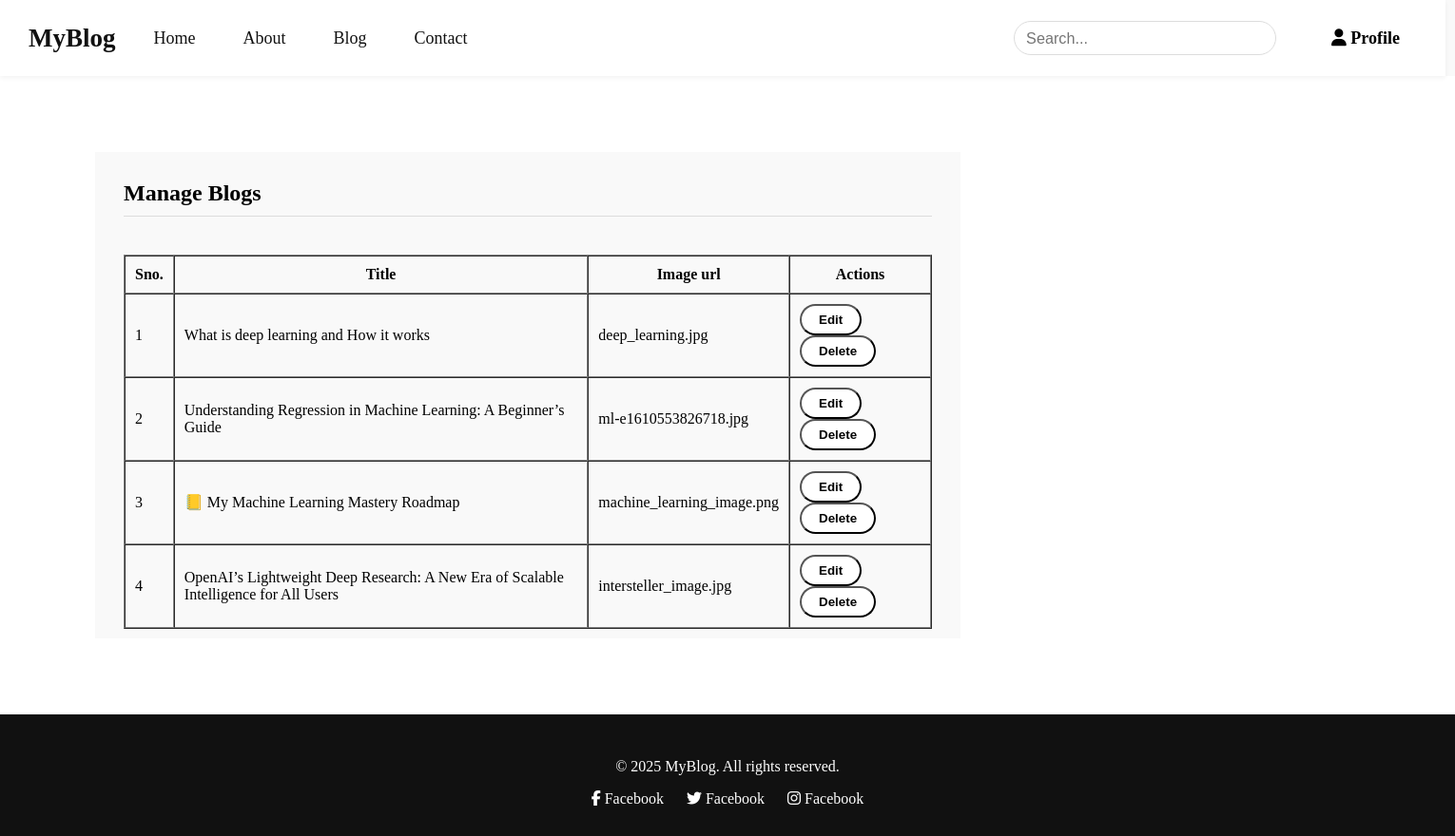
/blog_detail_page, run on the app's committed database.
### run.py (models this page shows)
class Blog(db.Model):
    id = db.Column(db.Integer, primary_key=True)
    title = db.Column(db.String(200), nullable=False)
    content = db.Column(db.Text, nullable=False)
    image = db.Column(db.String)
    date_posted = db.Column(db.DateTime, default=datetime.utcnow)

### run.py (the view)
@app.route('/blog_detail_page')
def blog_detail_page():
    blogs = Blog.query.all()
    return render_template('blog_detail_page.html', blogs = blogs)

### templates/blog_detail_page.html (shortened to what this page needs)
{% extends "base.html" %}
{% block content %}
    <div class="card">
      <h2>Manage Blogs</h2>
      <table border="1" width="100%" cellspacing="0" cellpadding="10">
        <tr>
          <th>Sno.</th>
          <th>Title</th>
          <th>Image url</th>
          <th>Actions</th>
        </tr>
        {% for blog in blogs %}
        <tr>
          <td>{{ loop.index }}</td>
          <td>{{blog.title}}</td>
          <td>{{blog.image}}</td>
          <td>
            <a href="/edit_blog/{{blog.id}}"><input type="button" class="btn btn-danger" value="Edit"></a>
            <a href="/delete_blog/{{blog.id}}"><input type="button" class="btn btn-danger" value="Delete"></a>
          </td>
        </tr>
        {% endfor %}
      </table>
    </div>
{% endblock %}

### templates/base.html (shortened to what this page needs)
<!DOCTYPE html>
<html lang="en">
<head>
    <link href="https://cdnjs.cloudflare.com/ajax/libs/font-awesome/6.5.0/css/all.min.css" rel="stylesheet">
    <link rel="stylesheet" href="{{ url_for('static', filename='style.css') }}">
</head>
<body class="{% block body_class %}{% endblock %}">
    <header>
        <nav class="navbar">
            <div class="nav-left">
                <a href="/" class="logo">MyBlog</a>
                <ul class="nav-links">
                    <li><a href="/">Home</a></li>
                    <li><a href="/about">About</a></li>
                    <li><a href="/blog_page">Blog</a></li>
                    <li><a href="/contact">Contact</a></li>
                </ul>
            </div>
            <div class="nav-right">
                <input type="text" placeholder="Search..." class="search-bar">
                <a href="/profile" class="btn"><i class="fa-solid fa-user"></i> Profile</a>
            </div>
        </nav>
    </header>
    <main>
        {% block content %}
        {% endblock %}
    </main>
    <footer>
        <div class="footer-container">
            <p>&copy; 2025 MyBlog. All rights reserved.</p>
            <div class="socials">
                <a class="footer_social_icons" href="#"><i class="fab fa-facebook-f"></i> Facebook</a>
                <a class="footer_social_icons" href="#"><i class="fab fa-twitter"></i> Facebook</a>
                <a class="footer_social_icons" href="#"><i class="fab fa-instagram"></i> Facebook</a>
            </div>
        </div>
    </footer>
</body>
</html>

### static/style.css (style rules this page uses)
body, html { height: 100%; margin: 0; padding: 0; font-family:'Times New Roman', Times, serif; background-color: #f9f9f9; display: flex; flex-direction: column; }
main { flex: 1; background-color: white; }
.navbar { display: flex; justify-content: space-between; align-items: center; background-color: white; padding: 15px 30px; box-shadow: 0 2px 5px rgba(0,0,0,0.05); position: sticky; top: 0; z-index: 100; height: 50px; width: 1460px; font-family:'Times New Roman', Times, serif; font-size: large; }
.nav-left { display: flex; align-items: center; }
.logo { font-weight: 700; font-size: 1.5em; color: #111; text-decoration: none; margin-right: 40px; }
.nav-links { list-style: none; display: flex; gap: 50px; margin: 0; padding: 0; }
.nav-links li a { position: relative; text-decoration: none; color: #111; font-weight: 500; padding-bottom: 5px; }
.nav-links li a::after { content: ""; position: absolute; left: 0; bottom: 0; width: 100%; background-color: black; height: 2px; transform: scaleX(0); transform-origin: center; transition: transform 0.3s ease-in-out; border-radius: 2px; }
.nav-right { display: flex; align-items: center; gap: 20px; }
.search-bar { padding: 7px 12px; border: 1px solid #ddd; width: 250px; height: 20px; border-radius: 20px; font-size: 0.9em; outline: none; transition: all 0.3s; margin-right: 20px; }
.btn { padding: 7px 18px; border-radius: 20px; text-decoration: none; font-weight: 600; color: black; background-color: white; transition: all 0.3s; }
main { padding: 50px 20px; }
footer { background-color: #111; color: #fff; text-align: center; padding: 30px 0; bottom: 0; left: 0; width: 100%; z-index: 100; }
footer .socials { margin-top: 15px; }
.footer_social_icons { text-decoration: none; color: white; padding: 10px; }
.logo { max-width: 100%; height: auto; border-radius: 16px; }
body { margin: 0; font-family:'Times New Roman', Times, serif; background-color: #f9f9f9; color: #111; }
.card { background: white; padding: 20px; border-radius: 10px; box-shadow: 0 2px 8px rgba(0,0,0,0.1); margin-bottom: 20px; }
.card { background-color: #f9f9f9; color: black; max-width: 850px; margin: 30px 80px; padding: 10px 30px; border-radius: 0; border-left: none; border-right: none; box-shadow: none !important; }
.card h2 { margin-bottom: 40px; padding-bottom: 10px; border: 1px solid gainsboro; border-top: none; border-left: none; border-right: none; }

### data on the page
Blog: title "What is deep learning and How it works", image "deep_learning.jpg"
Blog: title "Understanding Regression in Machine Learning: A Beginner’s Guide", image "ml-e1610553826718.jpg"
Blog: title "📒 My Machine Learning Mastery Roadmap", image "machine_learning_image.png"
Blog: title "OpenAI’s Lightweight Deep Research: A New Era of Scalable Intelligence for All Users", image "intersteller_image.jpg"
